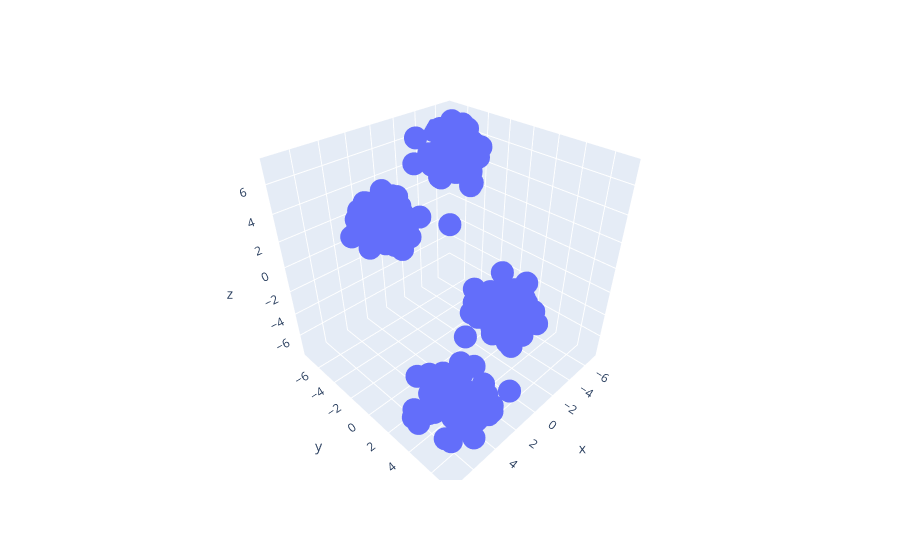

Notebook code cell kept with this figure:
### Code cell
### Visualizing dataset
fig= px.scatter_3d(x=X[:,0], y=X[:,1], z=X[:,2])
fig.show();

### Figure 1 — Plotly figure (JSON) as saved in the notebook; plotly's stock layout.template omitted (floating-point values rounded to 4 significant figures; data arrays with more than 128 entries replaced by an {"elided": "..."} marker saying what was removed)
{"data": [{"hovertemplate": "x=%{x}<br>y=%{y}<br>z=%{z}<extra></extra>", "legendgroup": "", "marker": {"color": "#636efa", "symbol": "circle"}, "mode": "markers", "name": "", "scene": "scene", "showlegend": false, "type": "scatter3d", "x": {"elided": "300 float values"}, "y": {"elided": "300 float values"}, "z": {"elided": "300 float values"}}], "layout": {"legend": {"tracegroupgap": 0}, "margin": {"t": 60}, "scene": {"domain": {"x": [0, 1], "y": [0, 1]}, "xaxis": {"title": {"text": "x"}}, "yaxis": {"title": {"text": "y"}}, "zaxis": {"title": {"text": "z"}}}}}
